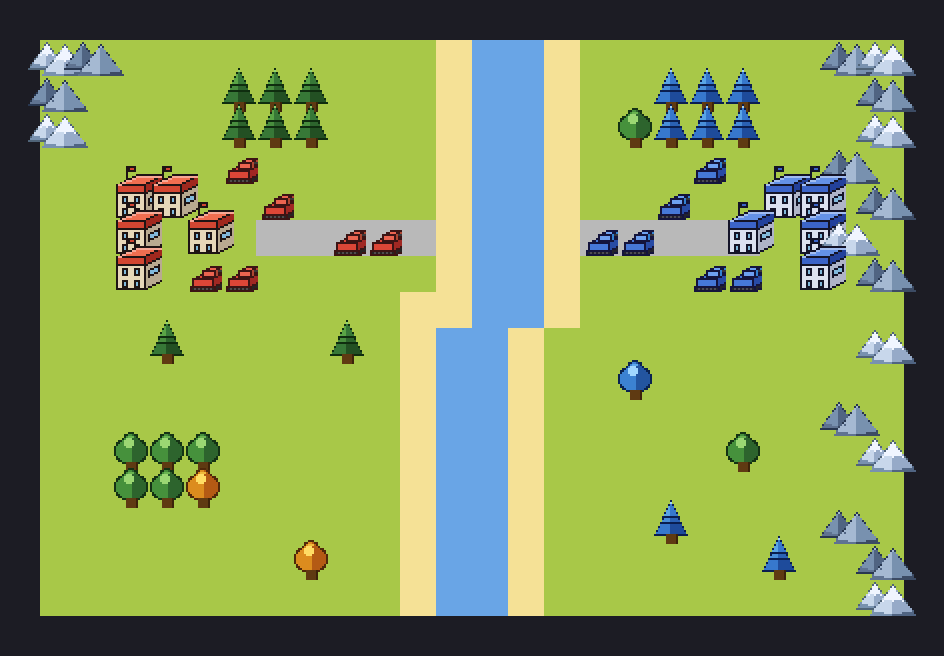

Generate this figure with Python:
"""AW Dogfights-inspired PoC scene.

Generates ``aw_dogfights.png``: an Advance-Wars-style battle map with
top-down terrain tiles and iso-perspective sprites on top. Red base on
the west, blue base on the east, a zigzagging water channel between
them, mountain chains along the east coast + NW corner, forest
patches on both sides.
"""

from __future__ import annotations

from pathlib import Path

from isoart import (
    AW_AUTUMN_TREE,
    AW_BLUE_PINE,
    AW_BLUE_ROUND_TREE,
    AW_HOUSE_BLUE,
    AW_HOUSE_RED,
    AW_MOUNTAIN,
    AW_MOUNTAIN_SNOW,
    AW_PINE,
    AW_ROUND_TREE,
    AW_TANK_BLUE,
    AW_TANK_RED,
    House,
    Mountain,
    PineTree,
    RoundTree,
    Tank,
    TerrainType,
    TopDownCanvas,
)

OUT = Path(__file__).resolve().parent / "aw_dogfights.png"

# ---------------------------------------------------------------------------
# Terrain layout: 24x16, water channel zig-zags 1 tile west halfway down
# ---------------------------------------------------------------------------
# Legend: G=grass, B=beach, W=water, R=road
_MAP = [
    "GGGGGGGGGGGBWWBGGGGGGGGG",  # 0
    "GGGGGGGGGGGBWWBGGGGGGGGG",  # 1
    "GGGGGGGGGGGBWWBGGGGGGGGG",  # 2
    "GGGGGGGGGGGBWWBGGGGGGGGG",  # 3
    "GGGGGGGGGGGBWWBGGGGGGGGG",  # 4
    "GGGGGGRRRRRBWWBRRRRRGGGG",  # 5 — bridge + approach roads
    "GGGGGGGGGGGBWWBGGGGGGGGG",  # 6
    "GGGGGGGGGGBBWWBGGGGGGGGG",  # 7 — coast starts bending west
    "GGGGGGGGGGBWWBGGGGGGGGGG",  # 8 — channel 1 tile west
    "GGGGGGGGGGBWWBGGGGGGGGGG",  # 9
    "GGGGGGGGGGBWWBGGGGGGGGGG",  # 10
    "GGGGGGGGGGBWWBGGGGGGGGGG",  # 11
    "GGGGGGGGGGBWWBGGGGGGGGGG",  # 12
    "GGGGGGGGGGBWWBGGGGGGGGGG",  # 13
    "GGGGGGGGGGBWWBGGGGGGGGGG",  # 14
    "GGGGGGGGGGBWWBGGGGGGGGGG",  # 15
]
_COLS, _ROWS = len(_MAP[0]), len(_MAP)


def _decode_map() -> list[list[TerrainType]]:
    legend = {
        "G": TerrainType.GRASS,
        "B": TerrainType.BEACH,
        "W": TerrainType.WATER,
        "R": TerrainType.ROAD,
    }
    return [[legend[c] for c in row] for row in _MAP]


# ---------------------------------------------------------------------------
# Sprite factories (smaller-than-default sizes for tile-matched scale)
# ---------------------------------------------------------------------------


def _pine(palette=AW_PINE) -> PineTree:
    return PineTree(tier_count=3, tier_size=14, palette=palette)


def _round_tree(palette=AW_ROUND_TREE) -> RoundTree:
    return RoundTree(tier_size=14, palette=palette)


def _mountain(snow: bool = False) -> Mountain:
    return Mountain(size=16, palette=AW_MOUNTAIN_SNOW if snow else AW_MOUNTAIN)


def _house(red: bool) -> House:
    return House(
        width=14, depth=10, wall_h=12, roof_h=4,
        palette=AW_HOUSE_RED if red else AW_HOUSE_BLUE,
    )


def _tank(red: bool) -> Tank:
    return Tank(scale=0.7, palette=AW_TANK_RED if red else AW_TANK_BLUE)


# ---------------------------------------------------------------------------
# Scene placements — (sprite, gx, gy), drawn back-to-front by gy
# ---------------------------------------------------------------------------


def _scene_sprites() -> list[tuple[object, int, int]]:
    P: list[tuple[object, int, int]] = []

    # --- Mountain chain along the east coast (asymmetric, matches reference) ---
    east_chain = [
        (23, 0, True),  (22, 0, False), (23, 1, False),
        (23, 2, True),  (22, 3, False),
        (23, 4, False), (22, 5, True),
        (23, 6, False), (23, 8, True),
        (22, 10, False), (23, 11, True),
        (22, 13, False), (23, 14, False), (23, 15, True),
    ]
    for gx, gy, snow in east_chain:
        P.append((_mountain(snow), gx, gy))

    # --- Small mountain cluster NW corner ---
    for gx, gy, snow in [(0, 0, True), (1, 0, False), (0, 1, False), (0, 2, True)]:
        P.append((_mountain(snow), gx, gy))

    # --- West forest patch 1: pines near the red base (top-left area) ---
    for gx, gy in [(5, 1), (6, 1), (7, 1), (5, 2), (6, 2), (7, 2)]:
        P.append((_pine(AW_PINE), gx, gy))

    # --- West forest patch 2: round trees south of the base ---
    for gx, gy in [(2, 11), (3, 11), (2, 12), (3, 12), (4, 11)]:
        P.append((_round_tree(AW_ROUND_TREE), gx, gy))
    # Autumn accent
    P.append((_round_tree(AW_AUTUMN_TREE), 4, 12))

    # --- West singletons (scattered variety) ---
    P.extend([
        (_pine(AW_PINE), 8, 8),
        (_round_tree(AW_AUTUMN_TREE), 7, 14),
        (_pine(AW_PINE), 3, 8),
    ])

    # --- East forest patch: big mixed patch above the blue base ---
    for gx, gy in [(17, 1), (18, 1), (19, 1), (17, 2), (18, 2), (19, 2)]:
        P.append((_pine(AW_BLUE_PINE), gx, gy))
    P.append((_round_tree(AW_ROUND_TREE), 16, 2))

    # --- East singletons ---
    P.extend([
        (_round_tree(AW_BLUE_ROUND_TREE), 16, 9),
        (_round_tree(AW_ROUND_TREE), 19, 11),
        (_pine(AW_BLUE_PINE), 17, 13),
        (_pine(AW_BLUE_PINE), 20, 14),
    ])

    # --- Red base: L-shaped house cluster on the west ---
    for gx, gy in [(2, 4), (3, 4), (2, 5), (4, 5), (2, 6)]:
        P.append((_house(red=True), gx, gy))

    # --- Blue base: L-shape mirrored on the east ---
    for gx, gy in [(20, 4), (21, 4), (21, 5), (19, 5), (21, 6)]:
        P.append((_house(red=False), gx, gy))

    # --- Red tanks: 6, clustered near base with 2 forward on the bridge road ---
    for gx, gy in [(5, 3), (6, 4), (4, 6), (5, 6), (8, 5), (9, 5)]:
        P.append((_tank(red=True), gx, gy))

    # --- Blue tanks: 6, mirroring red ---
    for gx, gy in [(18, 3), (17, 4), (18, 6), (19, 6), (15, 5), (16, 5)]:
        P.append((_tank(red=False), gx, gy))

    return P


# ---------------------------------------------------------------------------
# Compose + save
# ---------------------------------------------------------------------------


def main() -> None:
    ts = 18
    pad = 20
    w = _COLS * ts + pad * 2
    h = _ROWS * ts + pad * 2

    canvas = TopDownCanvas(
        w, h,
        bg_color=(28, 28, 36, 255),
        tile_size=ts,
        origin=(pad, pad),
        tile_outline=None,
    )

    canvas.draw_map(_decode_map())

    # Back-to-front so sprites at larger gy occlude earlier ones
    sprites = _scene_sprites()
    sprites.sort(key=lambda s: (s[2], s[1]))
    for sprite, gx, gy in sprites:
        canvas.draw(sprite, gx, gy)

    canvas.save(str(OUT), scale=2)
    print(f"Saved {OUT} ({len(sprites)} sprites placed)")


if __name__ == "__main__":
    main()
